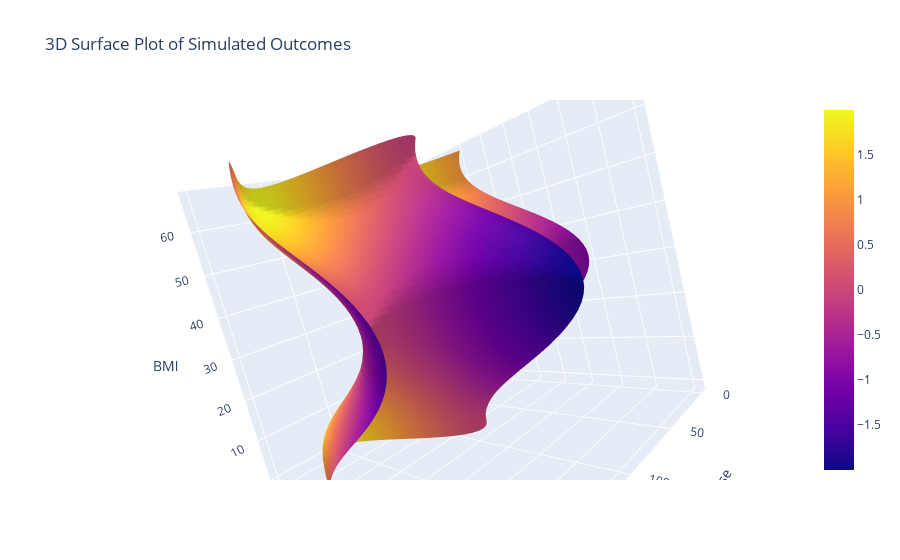

Notebook source saved alongside this figure:
### Code cell
glucose = np.linspace(diabetes_dataset['Glucose'].min(), diabetes_dataset['Glucose'].max(), 50)
bmi = np.linspace(diabetes_dataset['BMI'].min(), diabetes_dataset['BMI'].max(), 50)
glucose, bmi = np.meshgrid(glucose, bmi)

# Simulated surface for visualization (Outcome prediction surface example)
outcome_surface = np.sin(glucose / 20) + np.cos(bmi / 10)  # Example formula

# Create the surface plot
fig = go.Figure(data=[go.Surface(z=outcome_surface, x=glucose, y=bmi)])
fig.update_layout(title='3D Surface Plot of Simulated Outcomes', scene=dict(
    xaxis_title='Glucose',
    yaxis_title='BMI',
    zaxis_title='Simulated Outcome'
))
fig.show()

### Figure 1 — Plotly figure (JSON) as saved in the notebook; plotly's stock layout.template omitted (floating-point values rounded to 4 significant figures; data arrays with more than 128 entries replaced by an {"elided": "..."} marker saying what was removed)
{"data": [{"type": "surface", "x": {"elided": "50x50 float values"}, "y": {"elided": "50x50 float values"}, "z": {"elided": "50x50 float values"}}], "layout": {"autosize": true, "scene": {"aspectmode": "auto", "aspectratio": {"x": 1, "y": 1, "z": 1}, "camera": {"center": {"x": 0, "y": 0, "z": 0}, "eye": {"x": 0.907, "y": 0.1456, "z": -1.071}, "projection": {"type": "perspective"}, "up": {"x": -0.2629, "y": 0.9604, "z": -0.09204}}, "xaxis": {"title": {"text": "Glucose"}, "type": "linear"}, "yaxis": {"title": {"text": "BMI"}, "type": "linear"}, "zaxis": {"title": {"text": "Simulated Outcome"}, "type": "linear"}}, "title": {"text": "3D Surface Plot of Simulated Outcomes"}}}
